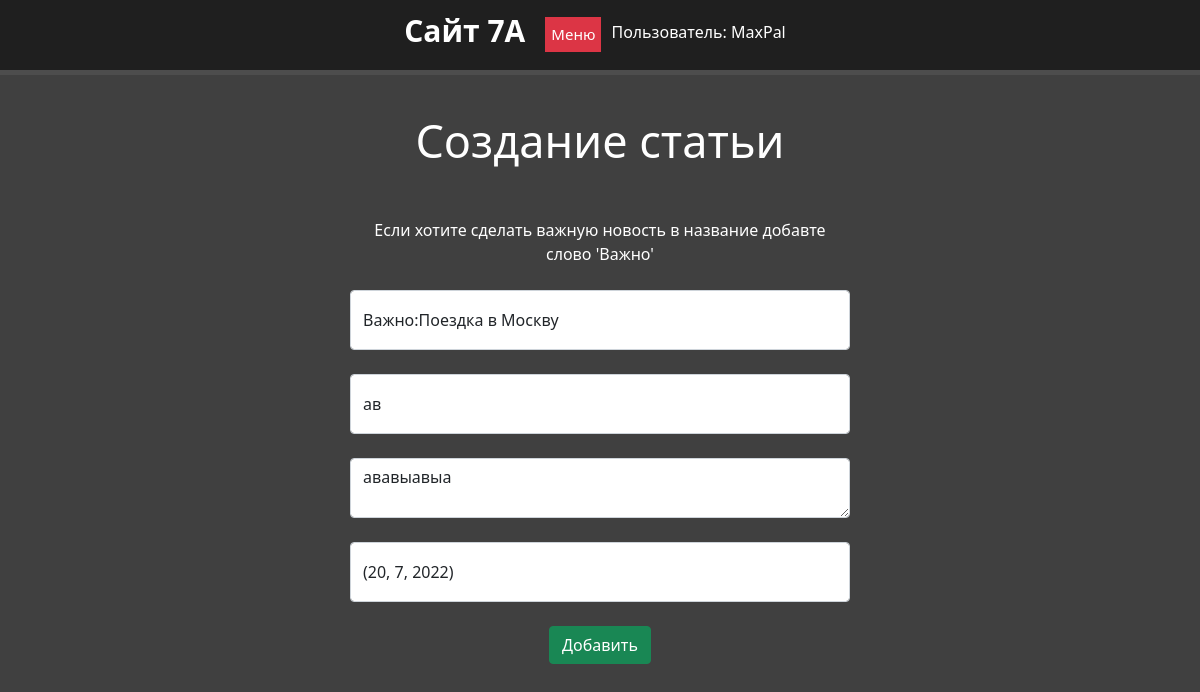
Page /news/18/update (signed in) on the committed database.
### news/models.py (models this page shows, shortened)
class Articles(models.Model):
    title = models.CharField('Название', max_length=50)
    anons = models.CharField('Анонс', max_length=250)
    full_text = models.TextField("Текст")
    date = models.CharField('Дата публикации', default=time, max_length=50)
    class Meta:
        verbose_name = "Новость"

### news/views.py (the view)
# urls.py: path('/<int:pk>/update', views.NewsUpdateViews.as_view(), name='news-update'),
class NewsUpdateViews(UpdateView):
    model = Articles
    template_name = 'news/create.html'
    form_class = ArticlesForm

### news/forms.py
class ArticlesForm(ModelForm):
    class Meta:
        model = Articles
        fields = ['title', 'anons', 'full_text', 'date']
        widgets = {
            'title': TextInput(attrs={
                'class': 'form-control',
                'placeholder': 'Назавание статьи'
            }),
            'anons': TextInput(attrs={
                'class': 'form-control',
                'placeholder': 'Анонс статьи'
            }),
            'date': TextInput(attrs={
                'class': 'form-control',
                'placeholder': 'Дата статьи'
            }),
            'full_text': Textarea(attrs={
                'class': 'form-control',
                'placeholder': 'Текст статьи'
            }),
        }

### news/templates/news/create.html (shortened to what this page needs)
{% extends "main/layout.html" %}
{% block content %}
    <div class="features">
        <h1>Создание статьи</h1>
        <form method="post">
            <p3>Если хотите сделать важную новость в название добавте слово 'Важно'</p3>
            <br>
            <br>
            {{ form.title }}<br>
            {{ form.anons }}<br>
            {{ form.full_text }}<br>
            {{ form.date }}<br>
            <div class="create">
                <button class="btn btn-success" type="submit">Добавить</button>
            </div>
        </form>
</div>
{% endblock %}

### main/templates/main/layout.html (shortened to what this page needs)
{%  load static %}
<!doctype html>
<html lang="ru">
<head>
    <link rel="stylesheet" href="https://cdn.jsdelivr.net/npm/bootstrap@5.1.3/dist/css/bootstrap.min.css">
    <link rel="stylesheet" href="{%  static "main/css/main.css" %}">
    <link rel="stylesheet" href="https://use.fontawesome.com/releases/v5.8.2/css/all.css">
</head>
<body>
<header>
    <div class="dws-menu">
        <ul class="dws-ul">
            <span class ="logo">Сайт 7А</span><br>
            <div class="dropdown">
              <button class="dropbtn">Меню</button>
            </div>
            {% if user.is_authenticated %}
              <li class="dws-li">Пользователь: {{ user.get_username }}</li>
            {% endif %}
        </ul>
    </div>
</header>
    <main>
        <div class="container">
            {% block content %}
            {% endblock %}
        </div>
    </main>
</body>
</html>

### main/static/main/css/main.css (style rules this page uses)
body { background: #404040; }
.form-control { height: 60px; }
.container { max-width: 2500px; margin: 0 auto; padding: 0 10px; }
.dws-menu { float: left; background: #1f1f1f; width: 100%; height: 100%; color: #fff; border-bottom: 5px solid #4d4d4d; }
ul.dws-ul { display: flex; padding: 0%; justify-content: center; margin-top: 10px; }
li.dws-li { list-style: none; padding: 10px; }
span.logo { font-size: 30px; font-weight: bold; position: relative; margin-right: 20px; margin-top: -2px; }
main .features { float: left; color: white; margin-top: 100px; text-align: center; width: 100%; }
main .features h1 { font-size: 45px; text-align: center; margin-top: -61px }
form { margin-left: auto; margin-right: auto; width: 500px; margin-top: 50px; }
.dropbtn { background-color: #dc3545; color: white; padding: 6px; font-size: 15px; border: none; margin-top: 7px; }
.dropdown { position: relative; display: inline-block; }

### rows in the picture
Articles: title "Важно:Поездка в Москву", anons "ав", full_text "ававыавыа", date "(20, 7, 2022)"

### other values in the picture
{{ user.get_username }} "MaxPal"
